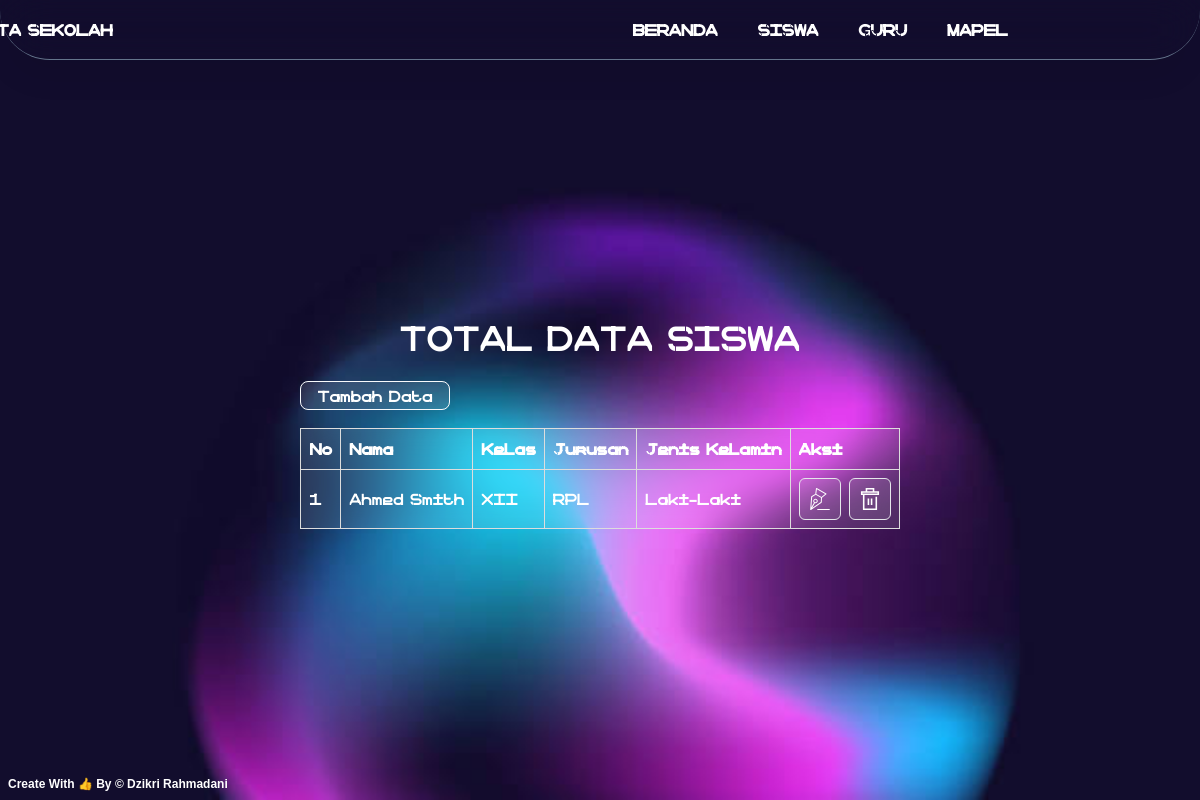
Page /data_siswa.php on the committed database.
### tables this page shows
CREATE TABLE `tbl_siswa` (
  `id_siswa` int(11) NOT NULL,
  `nama` varchar(50) NOT NULL,
  `kelas` varchar(20) NOT NULL,
  `jurusan` varchar(50) NOT NULL,
  `jenis_kelamin` varchar(20) NOT NULL
);

### data_siswa.php (the view, shortened to what this page needs)
<?php
    include 'koneksi.php';
    $query_siswa = 'SELECT * FROM tbl_siswa';
    $sql = mysqli_query($conn, $query_siswa);
    $no = 1;
?>
<!DOCTYPE html>
<html lang="en">
<head>
    <script src="https://cdn.tailwindcss.com"></script>
    <link rel="stylesheet" href="style.css">
</head>
<body style="font-family: otr;">
<main class="min-h-[100vh] w-full flex flex-col items-center justify-center" style="background-image: url(img/circleholo.jpg); background-repeat: no-repeat; background-size: cover;">
        <nav class="fixed z-[10000] top-0 w-[100%] h-[60px] bg-slate-900/50 backdrop-blur-xl bg-transparent border-b-[1px] border-slate-500 rounded-b-[50px]">
            <ul class="flex justify-center items-center h-[100%]">
                <a href="" class="font-semibold text-white ml-[-200px]">DATA SEKOLAH</a>
                <li class="px-5 ml-[500px] font-semibold hover:text-sky-500 text-white">
                    <a href="index.php">BERANDA</a>
                </li>
                <li class="px-5 font-semibold text-white hover:text-sky-500">
                    <a href="data_siswa.php">SISWA</a>
                </li>
                <li class="px-5 font-semibold text-white hover:text-sky-500">
                    <a href="data_guru.php">GURU</a>
                </li>
                <li class="px-5 font-semibold text-white hover:text-sky-500">
                    <a href="data_mapel.php">MAPEL</a>
                </li>
            </ul>
        </nav>
        <h1 class="text-white text-[35px] text-center mt-20 mb-5">TOTAL DATA SISWA</h1>
        <div class="mb-10">
            <div class="btns flex gap-[15px]">
                <div class="btn-tambah">
                    <a href="input_siswa.php" type="submit" class="text-white px-4 py-1 bg-white/10 border-[1px] border-slate-50 rounded-lg hover:bg-transparent hover:backdrop-blur-xl">Tambah Data</a>
                </div>
            </div>
            <table class="text-white bg-white/10 backdrop-blur-lg mt-5">
                <thead>
                    <tr>
                        <th>No</th>
                        <th>Nama</th>
                        <th>Kelas</th>
                        <th>Jurusan</th>
                        <th>Jenis Kelamin</th>
                        <th>Aksi</th>
                    </tr>
                </thead>
                <tbody>
                    <?php
                        while($result = mysqli_fetch_assoc($sql)){
                    ?>
                    <tr>
                        <td>
                            <?php echo $no++; ?>
                        </td>
                        <td>
                            <?php echo $result['nama']; ?>
                        </td>
                        <td>
                            <?php echo $result['kelas']; ?>
                        </td>
                        <td>
                            <?php echo $result['jurusan']; ?>
                        </td>
                        <td>
                            <?php echo $result['jenis_kelamin']; ?>
                        </td>
                        <td>
                            <div class="flex gap-2">
                            <a href="ubah_siswa.php?data=<?=$result['id_siswa']?>"class="border-[1px] rounded-md bg-white/10 hover:bg-green-600/90"><img src="img/pen.svg" alt="" width="40"></a>
                            <a href="hapus_siswa.php?data=<?=$result['id_siswa']?>" onclick="return confirm('Apakah yakin ingin menghapus ?');"class="border-[1px] rounded-md bg-white/10 hover:bg-red-600/90"><img src="img/trash.svg" alt="" width="40"></a>
                            </div>
                        </td>
                    </tr>
                    <?php
                        }
                    ?>
                </tbody>
            </table>
        </div>
</main>
<footer class="absolute text-xs text-white bottom-0 left-0 font-semibold m-2" style="font-family: sans-serif">Create With 👍 By © Dzikri Rahmadani</footer>
</body>
</html>

### style.css (style rules this page uses)
* { margin: 0; padding: 0; }
nav { box-shadow: -3px 22px 36px -13px rgba(0,0,0,0.10); }
table { border-collapse: collapse; width: 100%; margin: auto; }
td, th { border: 1px solid #dddddd; text-align: left; padding: 8px; }

### data_siswa.php (style rules this page uses)
table { border-collapse: collapse; width: 100%; margin: auto; }
td, th { border: 1px solid #dddddd; text-align: left; padding: 8px; }

### rows in the picture
tbl_siswa: nama "Ahmed Smith", kelas "XII", jurusan "RPL", jenis_kelamin "Laki-Laki"
